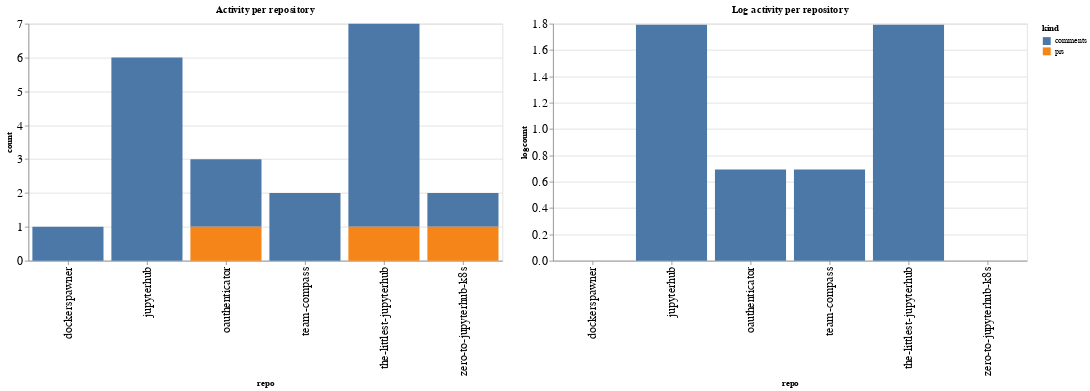

The notebook cell this image was saved under:
### Code cell
ch1 = alt.Chart(repo_summaries, width=600, title="Activity per repository").mark_bar().encode(
    x='repo',
    y='count',
    color='kind',
    tooltip="kind"
)

ch2 = alt.Chart(repo_summaries, width=600, title="Log activity per repository").mark_bar().encode(
    x='repo',
    y='logcount',
    color='kind',
    tooltip="kind"
)

ch1 | ch2

### Figure 1 — Vega-Lite specification as saved in the notebook (floating-point values rounded to 4 significant figures)
{"config": {"axisLeft": {"labelFontSize": 15}, "axisBottom": {"labelFontSize": 15}}, "hconcat": [{"mark": "bar", "encoding": {"color": {"type": "nominal", "field": "kind"}, "tooltip": {"type": "nominal", "field": "kind"}, "x": {"type": "nominal", "field": "repo"}, "y": {"type": "quantitative", "field": "count"}}, "title": "Activity per repository", "width": 600}, {"mark": "bar", "encoding": {"color": {"type": "nominal", "field": "kind"}, "tooltip": {"type": "nominal", "field": "kind"}, "x": {"type": "nominal", "field": "repo"}, "y": {"type": "quantitative", "field": "logcount"}}, "title": "Log activity per repository", "width": 600}], "data": {"name": "data-891ca7712b89b604a9d90dc57042bc26"}, "$schema": "https://vega.github.io/schema/vega-lite/v4.8.1.json", "datasets": {"data-891ca7712b89b604a9d90dc57042bc26": [{"repo": "dockerspawner", "kind": "comments", "count": 1, "logcount": 0.0}, {"repo": "jupyterhub", "kind": "comments", "count": 6, "logcount": 1.792}, {"repo": "oauthenticator", "kind": "comments", "count": 2, "logcount": 0.6931}, {"repo": "oauthenticator", "kind": "prs", "count": 1, "logcount": 0.0}, {"repo": "team-compass", "kind": "comments", "count": 2, "logcount": 0.6931}, {"repo": "the-littlest-jupyterhub", "kind": "comments", "count": 6, "logcount": 1.792}, {"repo": "the-littlest-jupyterhub", "kind": "prs", "count": 1, "logcount": 0.0}, {"repo": "zero-to-jupyterhub-k8s", "kind": "comments", "count": 1, "logcount": 0.0}, {"repo": "zero-to-jupyterhub-k8s", "kind": "prs", "count": 1, "logcount": 0.0}]}}
